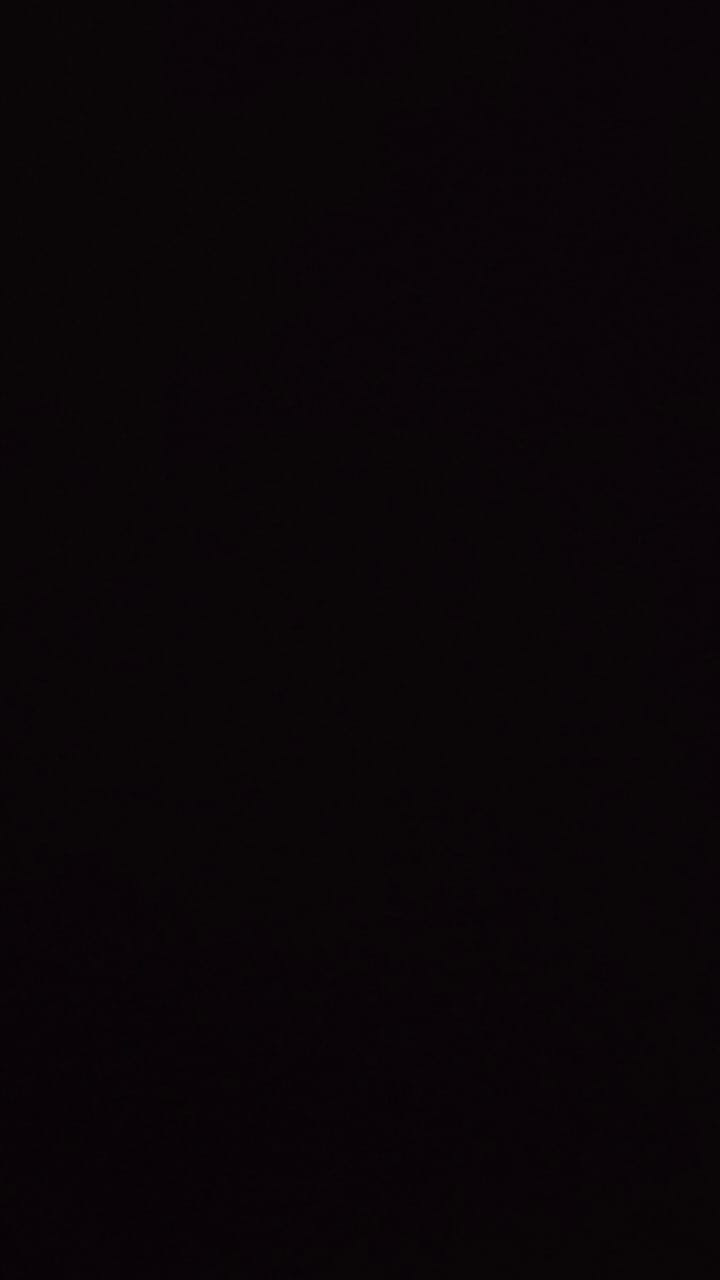
#> input picture OpenCV tuts/assets/WhatsApp Image 2024-11-24 at 12.02.38_1e035c48.jpg, 720 x 1280 px, given in place of the camera
$ python 'webcam read.py'
#> lines starting #> are read from the running program, lines starting #| are printed output that depends on the picture
### OpenCV tuts/stack.py
# [38 lines of commented-out code are left out]


import numpy as np
import cv2


def stackImages(scale, imgArray):
    rows = len(imgArray)
    cols = len(imgArray[0]) if isinstance(imgArray[0], list) else 1
    rowsAvailable = isinstance(imgArray[0], list)
    width = imgArray[0][0].shape[1] if rowsAvailable else imgArray[0].shape[1]
    height = imgArray[0][0].shape[0] if rowsAvailable else imgArray[0].shape[0]

    if rowsAvailable:
        for x in range(rows):
            for y in range(cols):
                if imgArray[x][y].shape[:2] == (height, width):
                    imgArray[x][y] = cv2.resize(imgArray[x][y], (0, 0), fx=scale, fy=scale)
                else:
                    imgArray[x][y] = cv2.resize(imgArray[x][y], (width, height))
                if len(imgArray[x][y].shape) == 2:  # Convert grayscale to BGR
                    imgArray[x][y] = cv2.cvtColor(imgArray[x][y], cv2.COLOR_GRAY2BGR)

        imgBlank = np.zeros((int(height * scale), int(width * scale), 3), np.uint8)
        hor = [imgBlank] * rows
        for x in range(rows):
            hor[x] = np.hstack(imgArray[x])
        ver = np.vstack(hor)
    else:
        for x in range(rows):
            if imgArray[x].shape[:2] == (height, width):
                imgArray[x] = cv2.resize(imgArray[x], (0, 0), fx=scale, fy=scale)
            else:
                imgArray[x] = cv2.resize(imgArray[x], (width, height))
            if len(imgArray[x].shape) == 2:  # Convert grayscale to BGR
                imgArray[x] = cv2.cvtColor(imgArray[x], cv2.COLOR_GRAY2BGR)

        ver = np.hstack(imgArray)

    return ver

### OpenCV tuts/webcam read.py
import cv2
import numpy as np
from stack import stackImages


#read webcam
frameWidth=400
frameHeight=400

cap=cv2.VideoCapture(0)
cap.set(3,frameWidth)
cap.set(4,frameHeight)
while True:
    success,img=cap.read()
#> img is the input picture: shape (1280, 720, 3); mean B, G, R 7.6, 5.08, 10.01
    cv2.imshow("video",img)

    kernel = np.ones((5, 5), np.uint8)

    imgGray = cv2.cvtColor(img, cv2.COLOR_BGR2GRAY)
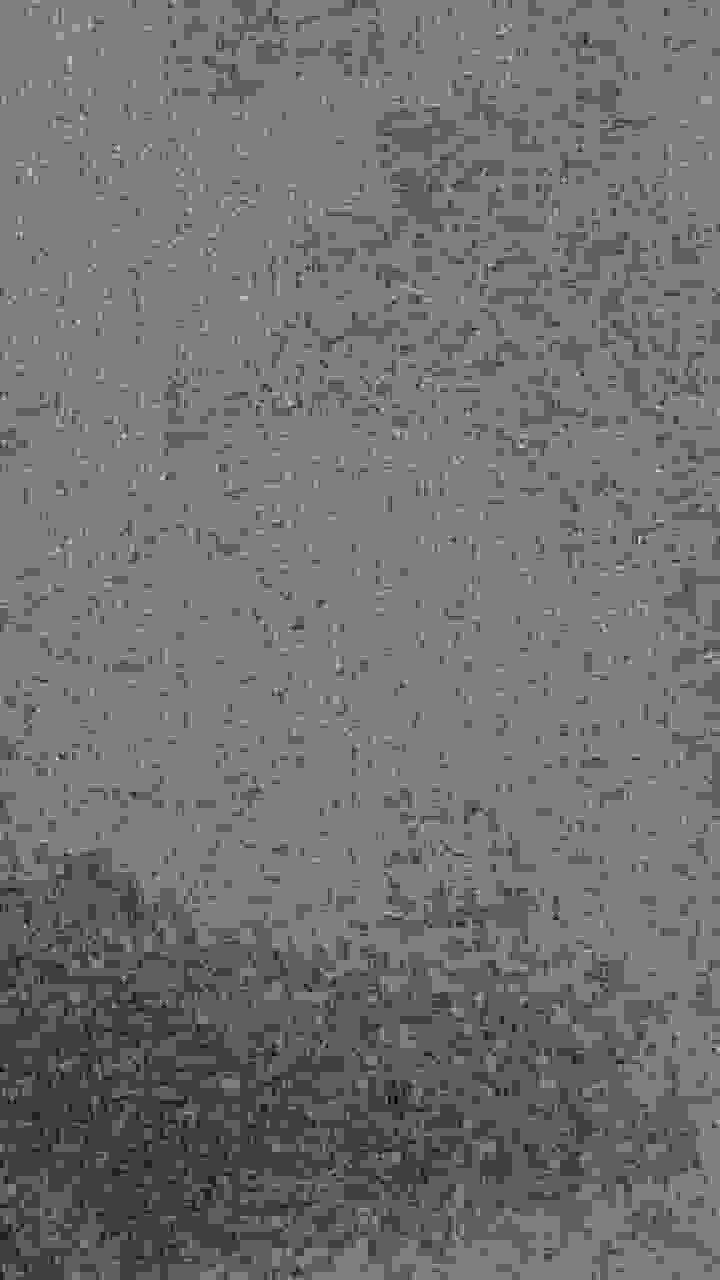
#> imgGray: shape (1280, 720); min 3, max 11, mean 6.59; drawn with min black and max white
    imgBlur = cv2.GaussianBlur(imgGray, (5, 5), 0)
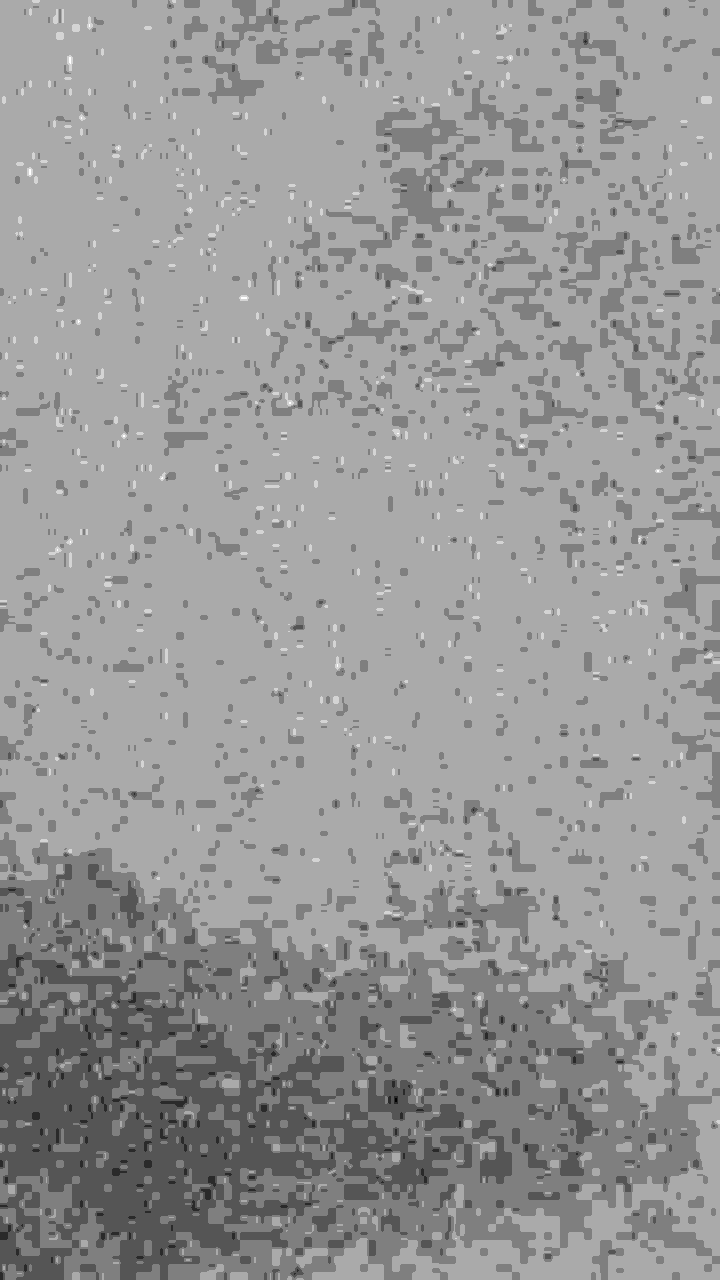
#> imgBlur: shape (1280, 720); min 3, max 9, mean 6.59; drawn with min black and max white
    imgCanny = cv2.Canny(imgBlur, 60, 110)
#> imgCanny: shape (1280, 720); every value is 0
    imgDilation = cv2.dilate(imgCanny, kernel, iterations=2)
    imgEroded = cv2.erode(imgDilation, kernel, iterations=2)

    imgArray = [[img, imgGray, imgBlur], [imgCanny, imgDilation, imgEroded]]
    imgStack = stackImages(0.5, imgArray)
#> in stackImages, `rows = len(imgArray)`: rows = 2
#> in stackImages, `cols = len(imgArray[0]) if isinstance(imgArray[0], list) else 1`: cols = 3
#> in stackImages, `rowsAvailable = isinstance(imgArray[0], list)`: rowsAvailable = True
#> in stackImages, `width = imgArray[0][0].shape[1] if rowsAvailable else imgArray[0].shap..`: width = 720
#> in stackImages, `height = imgArray[0][0].shape[0] if rowsAvailable else imgArray[0].sha..`: height = 1280
#> after the loop in stackImages, `for x in range(rows):`: imgArray = 2 items
#> in stackImages, `ver = np.vstack(hor)`:
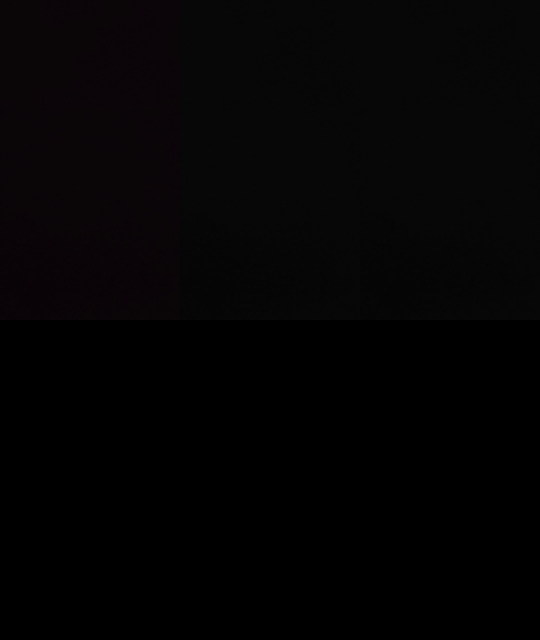
#> ver: shape (1280, 1080, 3) (shown at 1/2 size); mean of channels 0, 1, 2 3.47, 3.05, 3.87; drawn as B, G, R
    cv2.imshow("Image stack", imgStack)

    if cv2.waitKey(1) & 0xFF == ord('q'):
#> (key q is pressed here)
        break
